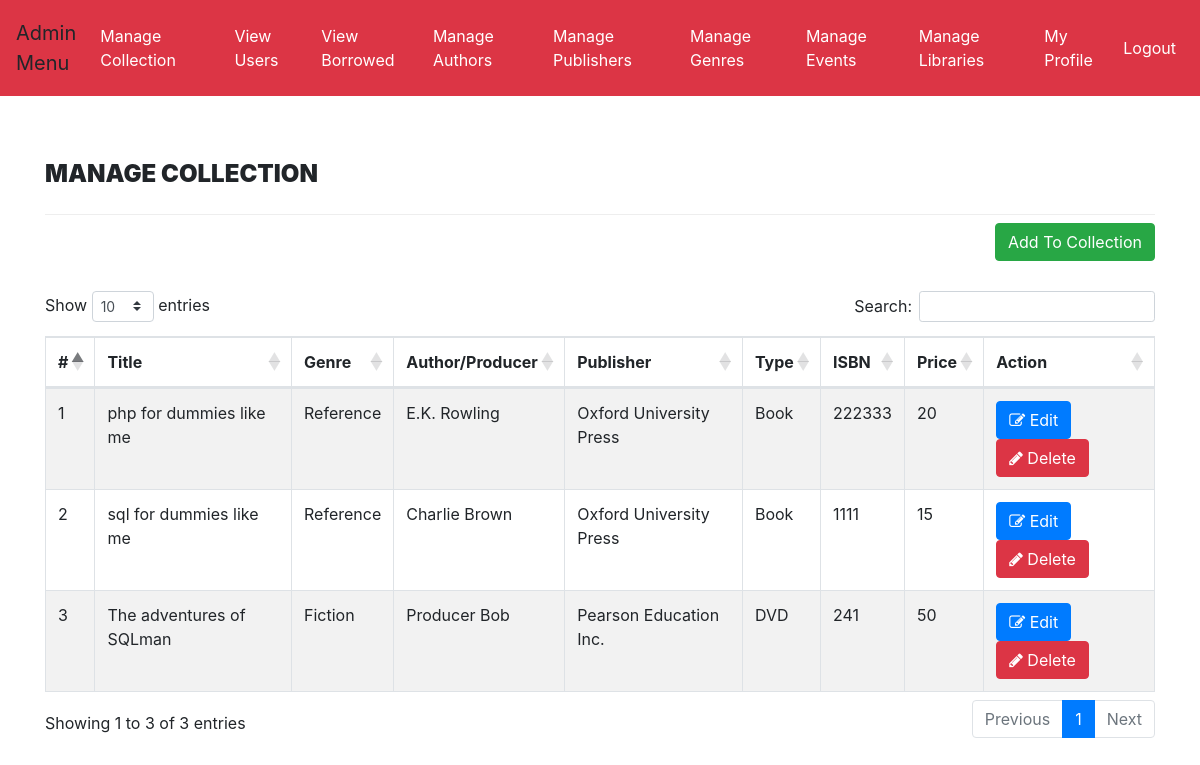
Screenshot of /admin/admin-view.php (signed in) with the database file from the repository.
### tables this page shows
CREATE TABLE `collection` (
  `id` int(11) NOT NULL,
  `Title` varchar(255) DEFAULT NULL,
  `GenreID` int(11) DEFAULT NULL,
  `AuthorID` int(11) DEFAULT NULL,
  `PublishID` int(11) DEFAULT NULL,
  `ISBN` int(11) DEFAULT NULL,
  `Price` int(11) DEFAULT NULL,
  `itemType` varchar(255) DEFAULT NULL
);

CREATE TABLE `genre` (
  `id` int(11) NOT NULL,
  `GenreName` varchar(150) DEFAULT NULL
);

CREATE TABLE `authors` (
  `id` int(11) NOT NULL,
  `AuthorName` varchar(159) DEFAULT NULL,
  `Birthday` DATE DEFAULT NULL,
  `Status` varchar(10) DEFAULT NULL
);

CREATE TABLE `publishers` (
  `id` int(11) NOT NULL,
  `publishName` varchar(159) DEFAULT NULL
);

### admin/admin-view.php (the view, shortened to what this page needs)
<?php
include('includes/config.php');
if(strlen($_SESSION['alogin'])==0)
    {
header('location:index.php');
}
else{
    ?>
<!DOCTYPE html>
<html xmlns="http://www.w3.org/1999/xhtml">
<head>
    <link href="assets/css/font-awesome.css" rel="stylesheet" />
    <link href="https://cdnjs.cloudflare.com/ajax/libs/twitter-bootstrap/4.1.3/css/bootstrap.css" rel="stylesheet" />
    <link href="https://cdn.datatables.net/1.10.19/css/dataTables.bootstrap4.min.css" rel="stylesheet" />
    <link href="assets/css/style.css" rel="stylesheet" />
</head>
<body>
<?php include('admin-navbar.php');?>
    <div class="content-wrapper">
         <div class="container">
        <div class="row pad-botm">
            <div class="col-md-12">
                <h4 class="header-line">Manage Collection</h4>
                <a href="add-collection.php"><button type="button" name="addCollect" class="btn btn-success" style="float:right;">Add To Collection</button></a>
    </div>
        </div>
            <div class="row">
                <div class="col-md-12">
                    <div class="panel panel-default">
                        <div class="panel-body">
                            <div class="table-responsive">
                                <table class="table table-striped table-bordered table-hover" id="dataTables-example">
                                    <thead>
                                        <tr>
                                            <th>#</th>
                                            <th>Title</th>
                                            <th>Genre</th>
                                            <th>Author/Producer</th>
                                            <th>Publisher</th>
                                            <th>Type</th>
                                            <th>ISBN</th>
                                            <th>Price</th>
                                            <th>Action</th>
                                        </tr>
                                    </thead>
                                    <tbody>
<?php $sql = "SELECT collection.Title,genre.GenreName,authors.AuthorName, publishers.publishName, collection.itemType,collection.ISBN,collection.Price,collection.id as id from collection join genre on genre.id=collection.GenreID join authors on authors.id=collection.AuthorID join publishers on publishers.id=collection.PublishID";
$query = $dbh -> prepare($sql);
$query->execute();
$results=$query->fetchAll(PDO::FETCH_OBJ);
$num=1;
if($query->rowCount() > 0)
{
foreach($results as $result)
{               ?>
                                        <tr class="odd gradeX">
                                            <td class="center"><?php echo htmlentities($num);?></td>
                                            <td class="center"><?php echo htmlentities($result->Title);?></td>
                                            <td class="center"><?php echo htmlentities($result->GenreName);?></td>
                                            <td class="center"><?php echo htmlentities($result->AuthorName);?></td>
                                            <td class="center"><?php echo htmlentities($result->publishName);?></td>
                                            <td class="center"><?php echo htmlentities($result->itemType);?></td>
                                            <td class="center"><?php echo htmlentities($result->ISBN);?></td>
                                            <td class="center"><?php echo htmlentities($result->Price);?></td>
                                            <td class="center">
                                            <a href="edit-collection.php?collectionid=<?php echo htmlentities($result->id);?>"><button class="btn btn-primary"><i class="fa fa-edit "></i> Edit</button>
                                          <a href="admin-view.php?del=<?php echo htmlentities($result->id);?>" onclick="return confirm('Are you sure you want to delete?');" >  <button class="btn btn-danger"><i class="fa fa-pencil"></i> Delete</button>
                                            </td>
                                        </tr>
 <?php $num=$num+1;}} ?>
                                    </tbody>
                                </table>
                            </div>
                        </div>
                    </div>
                </div>
            </div>
    </div>
    </div>
</body>
</html>
<?php } ?>

### admin/admin-navbar.php (shortened to what this page needs)
<!DOCTYPE html>
<html lang="en">
<head>
  <link rel="stylesheet" href="https://maxcdn.bootstrapcdn.com/bootstrap/4.3.1/css/bootstrap.min.css">
</head>
<body>
  <nav class="navbar navbar-dark bg-danger navbar-expand-md py-md-2">
      <a class="navbar-brand">Admin <br>Menu</a>
      <div class="navbar-collapse collapse" id="navbarNav">
          <ul class="navbar-nav">
              <li class="nav-item py-md-2"><a href="admin-view.php" class="nav-link" style="color:white;">Manage Collection</a></li>
              <li class="nav-item py-md-2"><a href="list-users.php" class="nav-link" style="color:white;">View Users</a></li>
              <li class="nav-item py-md-2"><a href="admin-rent.php" class="nav-link" style="color:white;">View Borrowed</a></li>
              <li class="nav-item py-md-2"><a href="manage-authors.php" class="nav-link" style="color:white;">Manage Authors</a></li>
              <li class="nav-item py-md-2"><a href="manage-publishers.php" class="nav-link" style="color:white;">Manage Publishers</a></li>
              <li class="nav-item py-md-2"><a href="manage-genres.php" class="nav-link" style="color:white;">Manage Genres</a></li>
              <li class="nav-item py-md-2"><a href="manage-events.php" class="nav-link" style="color:white;">Manage Events</a></li>
              <li class="nav-item py-md-2"><a href="manage-libraries.php" class="nav-link" style="color:white;">Manage Libraries</a></li>
              <li class="nav-item py-md-2"><a href="admin-profile.php" class="nav-link" style="color:white;">My Profile</a></li>
          </ul>
<?php if($_SESSION['alogin'])
  {
?>
          <ul class="navbar-nav ml-auto">
            <li class="nav-item py-md-2 "><a href="logout.php" class="nav-link" style="color:white;">Logout</a></li>
          </ul>
<?php }?>
      </div>
  </nav>
<br>
</body>
</html>

### admin/assets/css/style.css (style rules this page uses)
.content-wrapper { margin-top: 40px; min-height:800px; padding-bottom:90px; }
.header-line { font-weight:900; padding-bottom:25px; border-bottom:1px solid #eeeeee; text-transform:uppercase; }
.pad-botm { padding-bottom:30px; }
.navbar { min-height: 90px; margin-bottom: 0px; }

### rows the page displays
collection: Title "php for dummies like me", GenreID.GenreName "Reference", AuthorID.AuthorName "E.K. Rowling", publishers.publishName "Oxford University Press", itemType "Book", ISBN "222333", Price "20"
collection: Title "sql for dummies like me", GenreID.GenreName "Reference", AuthorID.AuthorName "Charlie Brown", publishers.publishName "Oxford University Press", itemType "Book", ISBN "1111", Price "15"
collection: Title "The adventures of SQLman", GenreID.GenreName "Fiction", AuthorID.AuthorName "Producer Bob", publishers.publishName "Pearson Education Inc.", itemType "DVD", ISBN "241", Price "50"
